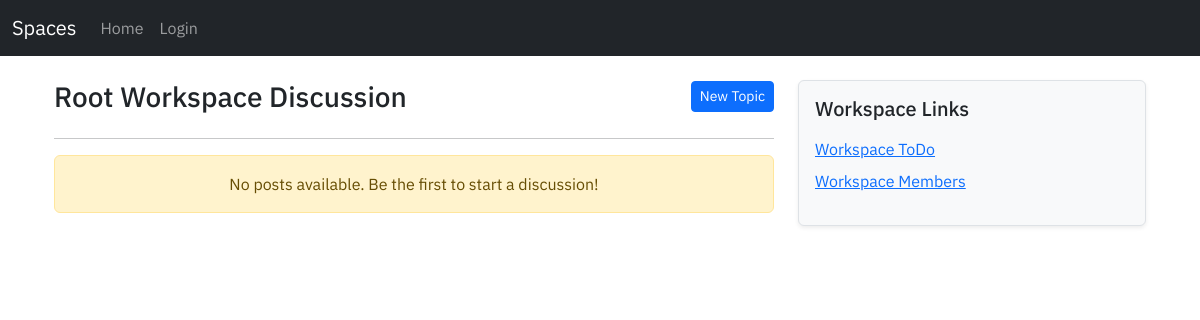
The app's page /workspace/2/discuss, older data.
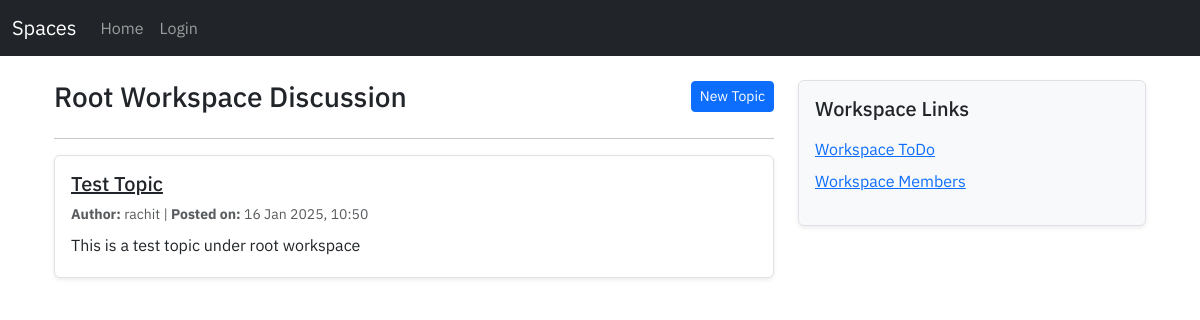
The same page, newer data.
### workspace/models.py (models this page shows, shortened)
class Post(models.Model):
    workspace = models.ForeignKey(Workspace, on_delete=models.CASCADE)
    title = models.CharField(max_length=255)
    content = models.TextField(blank=False, null=False)
    author = models.ForeignKey(User, on_delete=models.SET_NULL, null=True)
    created_at = models.DateTimeField(auto_now_add=True)
    updated_at = models.DateTimeField(auto_now=True)

### workspace/views.py (the view)
# urls.py: path('workspace/<int:workspace_id>/discuss', views.workspace_discussion, name='workspace_discussion'),
def workspace_discussion(request, workspace_id):
    workspace = get_object_or_404(Workspace, id=workspace_id)
    posts = Post.objects.filter(workspace=workspace)
    context = {
        'workspace': workspace,
        'posts': posts,
    }
    return render(request, 'workspace/discuss.html', context=context)

### workspace/templates/workspace/discuss.html (shortened to what this page needs)
{% extends "user/base.html" %}
{% block content %}
<div class="container mt-4">
    <div class="row">
        <div class="col-md-8">
            <div class="d-flex justify-content-between align-items-center mb-4">
                <h3 class="mb-0">{{ workspace.name }} Discussion</h3>
                <a href="{% url 'topic_form' workspace.id %}" class="btn btn-primary btn-sm">New Topic</a>
            </div>
            <hr>
            <div class="list-group">
                {% for post in posts %}
                    <div class="list-group-item list-group-item-action mb-3 p-3 bg-white border rounded shadow-sm">
                        <a href="{% url 'post' post.id %}" class="text-dark">
                            <h5 class="mb-2">{{ post.title }}</h5>
                        </a>
                        <p class="mb-2 text-muted small">
                            <strong>Author:</strong> {{ post.author }} |
                            <strong>Posted on:</strong> {{ post.created_at|date:"d M Y, H:i" }}
                        </p>
                        <p class="mb-1">{{ post.content }}</p>
                    </div>
                {% empty %}
                    <div class="alert alert-warning text-center" role="alert">
                        No posts available. Be the first to start a discussion!
                    </div>
                {% endfor %}
            </div>
        </div>
        <div class="col-md-4">
            <div class="p-3 bg-light border rounded shadow-sm">
                <h5 class="mb-3">Workspace Links</h5>
                <ul class="list-unstyled">
                    <li><a href="#" class="d-block mb-2">Workspace ToDo</a></li>
                    <li><a href="#" class="d-block mb-2">Workspace Members</a></li>
                </ul>
            </div>
        </div>
    </div>
</div>
{% endblock %}

Row changes from the older to the newer data that the page shows:
added Post: title "Test Topic", author "rachit", created_at "16 Jan 2025, 10:50", content "This is a test topic under root workspace"
Text that changed along with them:
text no longer shown: "No posts available. Be the first to start a discussion!"
